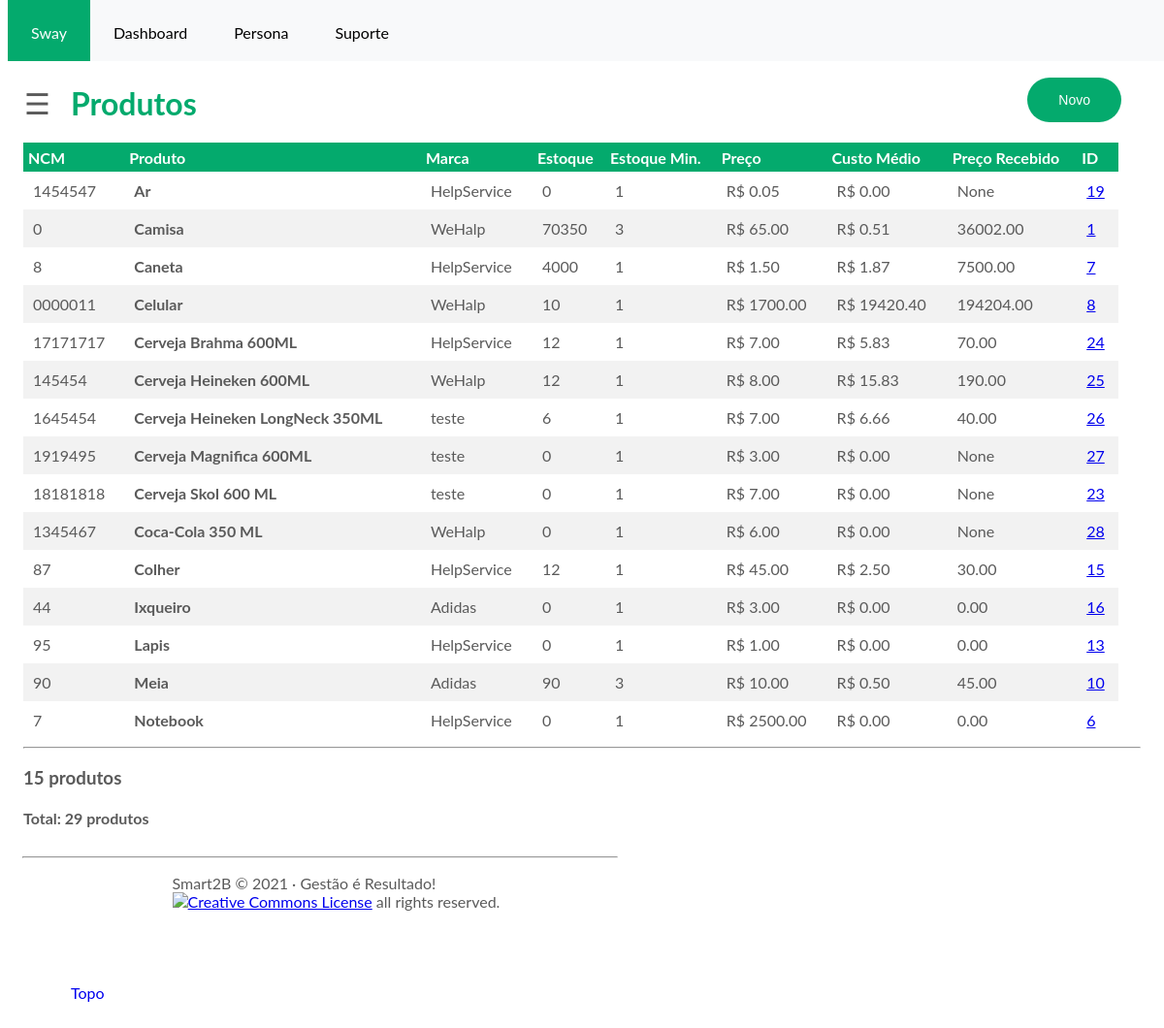
/swayapp/product_list/, run on the app's committed database.
### swayapp/models.py (models this page shows, shortened)
class Product(models.Model):
    imported = models.BooleanField('Importado', default=False)
    outofline = models.BooleanField('Fora de Linha', default=False)
    ncm = models.CharField('NCM', max_length=8)
    brand = models.ForeignKey(
        Brand,
        on_delete=models.CASCADE,
        verbose_name='marca'
    )
    product = models.CharField('Produto', max_length=100, unique=True)
    sell_price = models.DecimalField('Preço venda', max_digits=7, decimal_places=2, default=0)
    received_by = models.CharField(max_length=50, blank=True, null=True)
    received = models.IntegerField(default='0', blank=False, null=True)
    received_price = models.DecimalField('Preço Recebimento', max_digits=20, decimal_places=2, null=True)
    ipi = models.DecimalField('IPI', max_digits=3, decimal_places=2, blank=True, default=0)
    stock = models.IntegerField('Estoque atual', default='0', blank=False, null=True)
    stock_min = models.PositiveIntegerField('Estoque Minimo', default=0)
    category = models.ForeignKey(Category, verbose_name='Categoria', on_delete=models.SET_NULL, null=True, blank=True)
    class Meta:
        ordering = ['product']
        verbose_name = 'produto'
        verbose_name_plural = 'produtos'
    def get_price(self):
        return "R$ %s" % number_format(self.sell_price, 2)
    def get_ipi(self):
        return "%s" % number_format(self.ipi * 100, 0)
    def get_custo_medio(self):
        if self.stock != 0 and self.received_price != 0:
            return "R$ %s" % number_format(self.received_price / self.stock, 2)
        else:
            return "R$ %s" % number_format(0, 2)

class Brand(models.Model):
    brand = models.CharField('Marca', max_length=50, unique=True)
    class Meta:
        ordering = ['brand']
        verbose_name = 'Marca'
        verbose_name_plural = 'marcas'
    def __str__(self):
        return self.brand

### swayapp/views.py (the view, shortened to what this page needs)
# urls.py: path('product_list/', views.ProductList.as_view(), name='product_list'),
class ProductList(CounterMixin, ListView):
    template_name = 'product_list.html'
    model = Product
    paginate_by = 15
    form_class = ProductForm
    def get_context_data(self):
        context = super(ProductList, self).get_context_data()
        context['form'] = ProductForm
        return context
    def get_queryset(self):
        p = Product.objects.all()
        q = self.request.GET.get('search_box')
        if q is not None:
            p = p.filter(product__icontains=q)
        if self.request.GET.get('filter_link', False):
            p = p.filter(stock__lt=F('stock_min'))
        if self.request.GET.get('outofline', False):
            p = p.filter(outofline=1)
        return p

### swayapp/mixins.py (called while the page is built)
    def get_context_data(self, **kwargs):
        context =super(CounterMixin, self).get_context_data(**kwargs)
        context['count'] =self.get_queryset().count()
        return context

### swayapp/models.py (called while the page is built)
    def __str__(self):
        return self.category

### swayapp/templates/product_list.html (shortened to what this page needs)
{% extends 'base.html' %}
{% load widget_tweaks %}
{% block content %}
<body>
<button type="button"
	class="addbutton"
	data-toggle="modal"
	data-target="#exampleModalScrollable">
	Novo
</button>
<h1 class="willianclass">Produtos</h1>
{% if object_list %}
<div>
	<table class="table table-striped">
		<thead>
		<tr>
			<th>NCM</th>
			<th>Produto</th>
			<th>Marca</th>
			<th class="text-center">Estoque</th>
			<th class="text-center">Estoque Min.</th>
			<th class="text-right">Preço</th>
			<th class="text-center">Custo Médio</th>
			<th class="text-center">Preço Recebido</th>
			<th class="text-center">ID</th>
		</tr>
		</thead>
		<tbody>
		{% for product in object_list %}
		{% if product.outofline %}
		<tr class="danger">
			{% else %}
		<tr>
			{% endif %}
			<td>{{ product.ncm }}</td>
			<td><b>{{ product.product }}</b></td>
			<td>{{ product.brand.brand }}</td>
			<td class="text-center">{{ product.stock }}</td>
			<td class="text-center">{{ product.stock_min }}</td>
			<td class="text-right">{{ product.get_price }}</td>
			<td class="text-right">{{ product.get_custo_medio }}</td>
			<td class="text-right">{{ product.received_price }}</td>
			<td class="text-center"><a href="{% url 'swayapp:receive' product.id %}">{{product.id}}</a></td>
		</tr>
		{% endfor %}
		</tbody>
	</table>
</div>
{% else %}
<p class="alert alert-warning">Sem itens na lista.</p>
{% endif %}
	<hr>
	<div>
		<h3>{{ object_list|length }} produto{{ object_list|length|pluralize }}</h3>
		<h4>
			<b>Total:</b>
			{{ page_obj.paginator.count }} produto{{ page_obj.paginator.count|pluralize }}
		</h4>
	</div>
</body>
{% endblock content %}

### swayapp/static/css/style.css (style rules this page uses)
html { font-family: "Lato", sans-serif; -webkit-text-size-adjust: 100%; -ms-text-size-adjust: 100%; }
.willianclass { color: #04AA6D; margin-top: 63; margin-left 5; }
table { width: 98%; border-color: green; border-spacing: 0; border-collapse: collapse; margin-top: 2px; margin-left: 10px margin-right: 10px }
th { height: 30px; color: white; text-align: left; vertical-align: middle; background-color: #04AA6D; padding: 5px; position: -webkit-sticky; top: 0; }
td { height: 10px; padding: 10px; }
tr:nth-child(even) { background-color: #f2f2f2; }
.addbutton { background-color: #04AA6D; border: none; color: white; padding: 15px 32px; text-align: center; text-decoration: none; font-size: 14px; margin: 4px 2px; cursor: pointer; float: right; margin-top: 56; margin-right: 20; border-radius: 50px; }

### swayapp/templates/base.html (style rules this page uses)
body { padding-top: 0; padding-bottom: 40px; color: #5a5a5a; }

### data on the page
Product: ncm "1454547", product "Ar", brand.brand "HelpService", stock "0", stock_min "1", get_price "R$ 0.05", get_custo_medio "R$ 0.00", received_price "None", id "19"
Product: ncm "0", product "Camisa", brand.brand "WeHalp", stock "70350", stock_min "3", get_price "R$ 65.00", get_custo_medio "R$ 0.51", received_price "36002.00", id "1"
Product: ncm "8", product "Caneta", brand.brand "HelpService", stock "4000", stock_min "1", get_price "R$ 1.50", get_custo_medio "R$ 1.87", received_price "7500.00", id "7"
Product: ncm "0000011", product "Celular", brand.brand "WeHalp", stock "10", stock_min "1", get_price "R$ 1700.00", get_custo_medio "R$ 19420.40", received_price "194204.00", id "8"
Product: ncm "17171717", product "Cerveja Brahma 600ML", brand.brand "HelpService", stock "12", stock_min "1", get_price "R$ 7.00", get_custo_medio "R$ 5.83", received_price "70.00", id "24"
Product: ncm "145454", product "Cerveja Heineken 600ML", brand.brand "WeHalp", stock "12", stock_min "1", get_price "R$ 8.00", get_custo_medio "R$ 15.83", received_price "190.00", id "25"
Product: ncm "1645454", product "Cerveja Heineken LongNeck 350ML", brand.brand "teste", stock "6", stock_min "1", get_price "R$ 7.00", get_custo_medio "R$ 6.66", received_price "40.00", id "26"
Product: ncm "1919495", product "Cerveja Magnifica 600ML", brand.brand "teste", stock "0", stock_min "1", get_price "R$ 3.00", get_custo_medio "R$ 0.00", received_price "None", id "27"
Product: ncm "18181818", product "Cerveja Skol 600 ML", brand.brand "teste", stock "0", stock_min "1", get_price "R$ 7.00", get_custo_medio "R$ 0.00", received_price "None", id "23"
Product: ncm "1345467", product "Coca-Cola 350 ML", brand.brand "WeHalp", stock "0", stock_min "1", get_price "R$ 6.00", get_custo_medio "R$ 0.00", received_price "None", id "28"
Product: ncm "87", product "Colher", brand.brand "HelpService", stock "12", stock_min "1", get_price "R$ 45.00", get_custo_medio "R$ 2.50", received_price "30.00", id "15"
Product: ncm "44", product "Ixqueiro", brand.brand "Adidas", stock "0", stock_min "1", get_price "R$ 3.00", get_custo_medio "R$ 0.00", received_price "0.00", id "16"
Product: ncm "95", product "Lapis", brand.brand "HelpService", stock "0", stock_min "1", get_price "R$ 1.00", get_custo_medio "R$ 0.00", received_price "0.00", id "13"
Product: ncm "90", product "Meia", brand.brand "Adidas", stock "90", stock_min "3", get_price "R$ 10.00", get_custo_medio "R$ 0.50", received_price "45.00", id "10"
Product: ncm "7", product "Notebook", brand.brand "HelpService", stock "0", stock_min "1", get_price "R$ 2500.00", get_custo_medio "R$ 0.00", received_price "0.00", id "6"

### other printed values
{{ object_list|length }} "15"
{{ page_obj.paginator.count }} "29"
